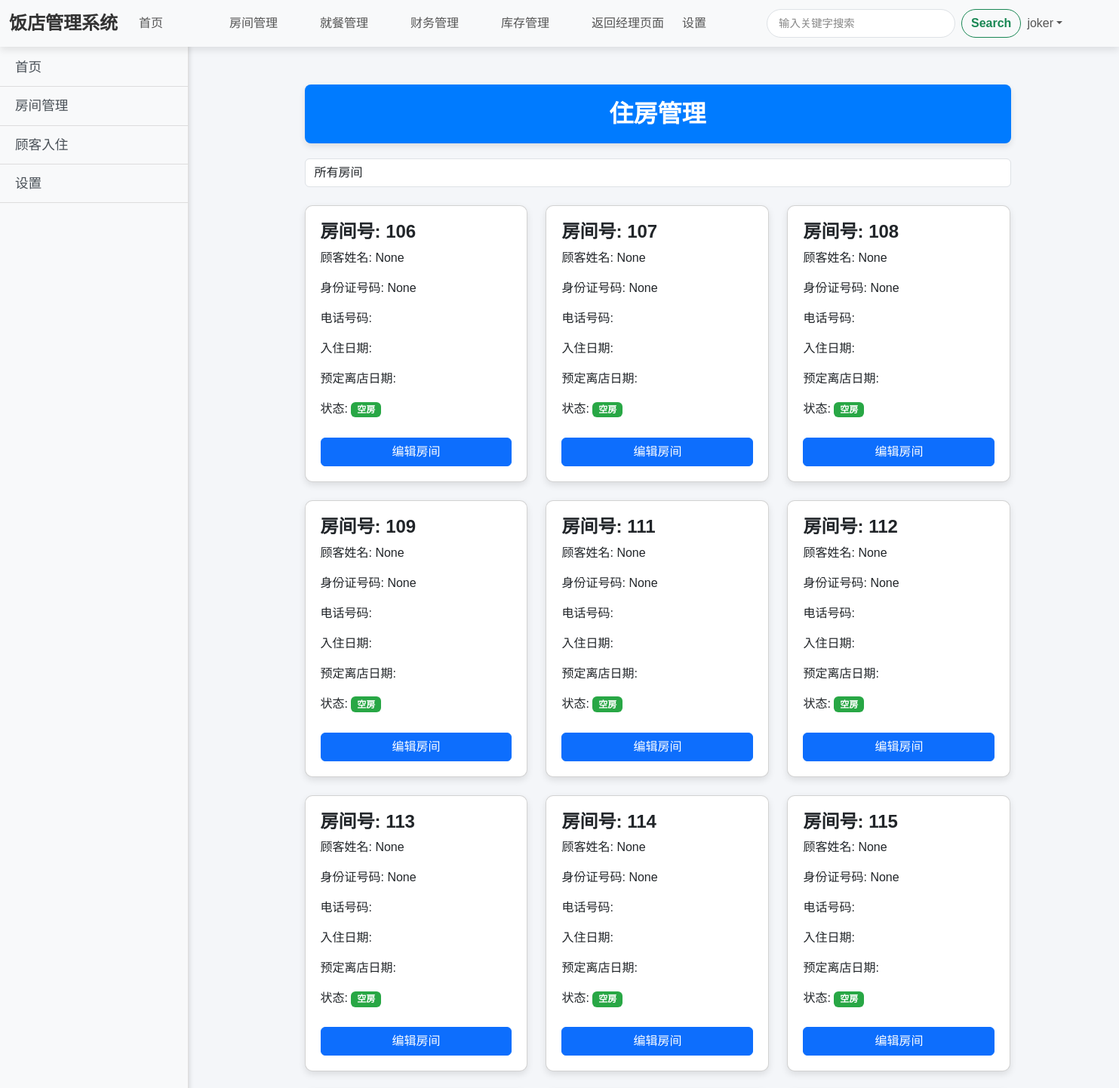
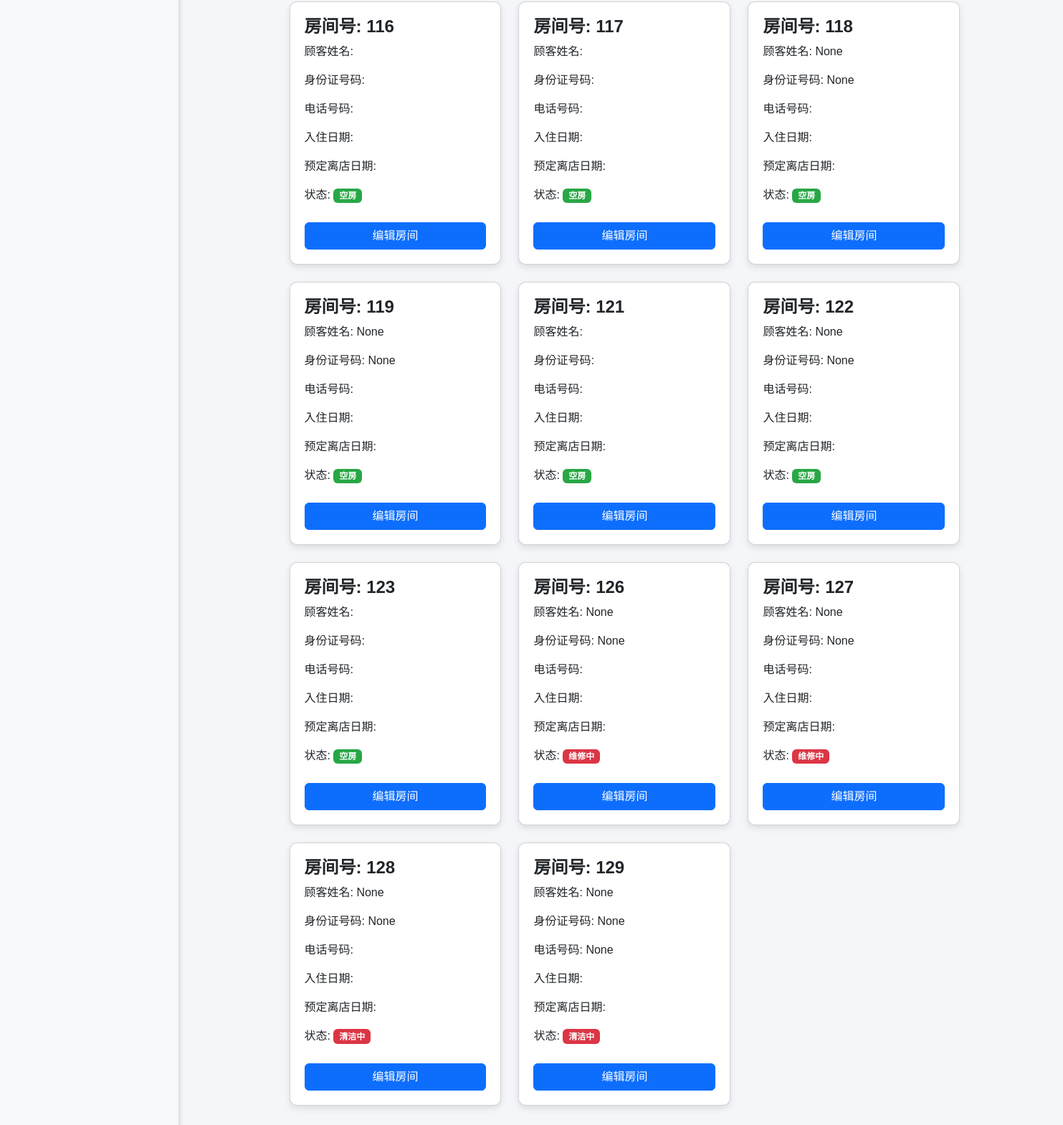
The app's page /hotel/housing_dashboard/ (signed in) with its own data (2 pictures, top to bottom).
### hotel/models.py (models this page shows, shortened)
class User(AbstractUser):
    ROLE_CHOICES = [
        ('admin', '系统管理员'),
        ('finance', '账务管理人员'),
        ('housing', '住房管理人员'),
        ('catering', '餐饮管理人员'),
        ('inventory', '库存管理人员'),
        ('manager', '总经理'),
    ]
    role = models.CharField(max_length=10, choices=ROLE_CHOICES, default='manager')

class Room(models.Model):
    VACANT = 'vacant'
    OCCUPIED = 'occupied'
    STATUS_CHOICES = [
        (VACANT, '空房'),
        (OCCUPIED, '已入住'),
        ('cleaning', '清洁中'),
        ('maintenance', '待维修'),
    ]
    name = models.CharField(null=True,blank=True,max_length=100)
    id_card = models.CharField(null=True,blank=True,max_length=18)
    phone_number = models.CharField(null=True,blank=True,max_length=15)
    check_in_date = models.DateField(null=True, blank=True)
    check_out_date = models.DateField(null=True, blank=True)
    room_number = models.CharField(max_length=10)
    status = models.CharField(max_length=100, choices=STATUS_CHOICES, default=VACANT)
    price = models.DecimalField(max_digits=10, decimal_places=2, null=True, blank=True)  # 价格字段
    paid_amount = models.DecimalField(max_digits=10, decimal_places=2, null=True, blank=True)  # 用户支付金额

### hotel/views.py (the view)
# urls.py: path('housing_dashboard/', views.housing_dashboard, name='housing_dashboard'),
@login_required
@role_required('manager','housing','admin')  # 只有角色为 housing 的用户才能访问
def housing_dashboard(request):
    if not request.user.is_authenticated:
        return redirect('login')  # 如果用户没有登录，重定向到登录页面
    is_manager = request.user.is_staff  # 假设根据 `is_staff` 判断总经理身份
    base_template = 'manage_base.html' if is_manager else 'house_base.html'
    filter_choice = request.GET.get('filter', 'all')
    if filter_choice == 'vacant':
        rooms = Room.objects.filter(status='vacant')
    elif filter_choice == 'occupied':
        rooms = Room.objects.filter(status='occupied')
    elif filter_choice == 'cleaning':
        rooms = Room.objects.filter(status='cleaning')
    elif filter_choice == 'maintenance':
        rooms = Room.objects.filter(status='maintenance')
    elif filter_choice == '99':
        rooms = Room.objects.filter(price=99)
    elif filter_choice == '199':
        rooms = Room.objects.filter(price=199)
    elif filter_choice == '399':
        rooms = Room.objects.filter(price=399)
    else:
        rooms = Room.objects.all()
    return render(
        request,
        'housing_dashboard.html',
        {'rooms': rooms,  'filter': filter_choice,'base_template': base_template}
    )

### hotel/views.py (called while the page is built)
def role_required(*roles):
    def decorator(view_func):
        @wraps(view_func)
        def _wrapped_view(request, *args, **kwargs):
            if not request.user.is_authenticated:
                messages.error(request, "请先登录。")
                return redirect('login')  # 如果未登录，重定向到登录页面
            if not any(role == request.user.role for role in roles):
                messages.error(request, f"您无权访问此页面，您需要具有以下身份之一：{', '.join(roles)}。")
                return redirect('login')  # 重定向到登录页面
            return view_func(request, *args, **kwargs)
        return _wrapped_view
    return decorator

### hotel/templates/housing_dashboard.html (shortened to what this page needs)
{% extends base_template %}
{% block content %}
<div class="container-fluid">
    <div class="sidebar">
        <h4 class="text-center">功能菜单</h4>
        <a href="{% url 'login' %}">首页</a>
        <a href="{% url 'housing_dashboard' %}">房间管理</a>
        <a href="{% url 'add_room' %}">顾客入住</a>
        <a href="#">设置</a>
    </div>
    <div class="content">
        <div class="finance-header">住房管理</div>
        <form method="get" class="mb-4">
            <div class="form-group">
                <select id="room_filter" name="filter" class="form-control" onchange="this.form.submit()">
                    <option value="all" {% if filter == 'all' %}selected{% endif %}>所有房间</option>
                </select>
            </div>
        </form>
        <div class="row">
            {% for room in rooms %}
                <div class="col-md-4 mb-4">
                    <a href="{% url 'edit_room' room.room_number %}" class="text-decoration-none text-dark">
                        <div class="card">
                            <div class="card-body">
                                <h5 class="card-title">房间号: {{ room.room_number }}</h5>
                                <p class="card-text">顾客姓名: {{ room.name }}</p>
                                <p class="card-text">身份证号码: {{ room.id_card }}</p>
                            <p class="card-text">电话号码: {{ room.phone_number }}</p>
                                <p class="card-text">入住日期: {{room.check_in_date|date:"Y年m月d日" }}</p>
                                <p class="card-text">预定离店日期: {{ room.check_out_date|date:"Y年m月d日" }}</p>
                                <p class="card-text">状态:
                                    {% if room.status == 'vacant' %}
                                        <span class="badge badge-vacant">空房</span>
                                    {% elif room.status == 'occupied' %}
                                        <span class="badge badge-occupied">已入住</span>
                                    {% elif room.status == 'cleaning' %}
                                        <span class="badge badge-occupied">清洁中</span>
                                    {% else %}
                                        <span class="badge badge-occupied">维修中</span>
                                    {% endif %}
                                </p>
                                <button class="btn btn-primary btn-edit">编辑房间</button>
                            </div>
                        </div>
                    </a>
                </div>
            {% endfor %}
        </div>
    </div>
</div>
{% endblock %}

### templates/manage_base.html (shortened to what this page needs)
<!doctype html>
<html lang="en">
<head>
    <link href="https://cdn.jsdelivr.net/npm/bootstrap@5.3.2/dist/css/bootstrap.min.css" rel="stylesheet"
>
</head>
<body>
<nav class="navbar navbar-expand-lg bg-body-tertiary sticky-top">
    <div class="container-fluid">
        <a class="navbar-brand" href="{% url 'home' %}">饭店管理系统</a>
        <div class="collapse navbar-collapse" id="navbarSupportedContent">
            <ul class="navbar-nav me-auto mb-2 mb-lg-0">
                <li class="nav-item">
                    <a class="nav-link" href="{% url 'home' %}">首页</a>
                </li>
                <li class="nav-item">
                    <a class="nav-link" href="{% url 'housing_dashboard' %}">房间管理</a>
                </li>
                <li class="nav-item">
                    <a class="nav-link" href="{% url 'catering_dashboard' %}">就餐管理</a>
                </li>
                <li class="nav-item">
                    <a class="nav-link" href="{% url 'finance_dashboard' %}">财务管理</a>
                </li>
                <li class="nav-item">
                    <a class="nav-link" href="{% url 'inventory_dashboard' %}">库存管理</a>
                </li>
                <li class="nav-item">
                    <a class="nav-link" href="{% url 'manager_dashboard' %}">返回经理页面</a>
                </li>
                <li class="nav-item">
                    <a class="nav-link" href="#">设置</a>
                </li>
            </ul>
            <div>
                <form class="d-flex" role="search" method="get" action="">
                    <input class="form-control me-2 search-form" type="search" name="q" placeholder="输入关键字搜索"
                           aria-label="Search">
                    <button class="btn btn-outline-success" type="submit">Search</button>
                </form>
            </div>
            <ul class="navbar-nav ms-auto mb-2 mb-lg-0">
                {% if request.user.is_authenticated %}
                    <li class="nav-item dropdown">
                        <a href="#" class="nav-link dropdown-toggle" role="button" data-bs-toggle="dropdown"
                           aria-expanded="false">{{ request.user.username }}</a>
                    </li>
                {% else %}
                    <li class="nav-item">
                        <a class="nav-link" href="{% url 'login' %}">登录/注册</a>
                    </li>
                {% endif %}
            </ul>
        </div>
    </div>
</nav>
<div class="container">
    {% block content %}{% endblock %}
</div>
</body>
</html>

### templates/manage_base.html (style rules this page uses)
body { font-family: 'Arial', sans-serif; background-color: #f4f6f9; margin: 0; padding: 0; }
.navbar { background-color: #ffffff; box-shadow: 0 4px 10px rgba(0, 0, 0, 0.1); transition: background-color 0.3s ease; }
.sticky-top { z-index: 1000; }
.navbar-brand { color: #333 !important; font-weight: bold; font-size: 1.5rem; }
.nav-item .nav-link { color: #555; padding: 10px 15px; border-radius: 5px; transition: background-color 0.3s ease, color 0.3s ease; }
.navbar-nav { display: flex; justify-content: space-between; width: 100%; }
.nav-item .nav-link { padding: 10px 20px; width: 120px; }
.navbar-brand { margin-right: 20px; }
.navbar-nav { align-items: center; }
.search-form { width: 300px; border-radius: 20px; padding-left: 15px; }
.search-form::placeholder { color: #888; font-size: 0.9rem; }
.search-form { width: 250px; margin-right: 55px; }
.btn-outline-success { border-radius: 20px; font-weight: bold; transition: background-color 0.3s ease; }
.navbar-nav.ms-auto { margin-left: auto; }
.container { padding: 20px; }

### hotel/templates/housing_dashboard.html (style rules this page uses)
.sidebar { position: fixed; top: 0; left: 0; height: 100%; width: 250px; margin-top: 5px; background-color: #f8f9fa; border-right: 1px solid #ddd; box-shadow: 2px 0 5px rgba(0, 0, 0, 0.1); }
.sidebar h4 { color: #495057; margin-bottom: 30px; font-size: 1.5rem; }
.sidebar a { display: block; padding: 12px 20px; color: #495057; text-decoration: none; font-size: 1.1rem; border-bottom: 1px solid #ddd; transition: background-color 0.3s; }
.content { margin-left: 260px; padding: 30px; }
.card { box-shadow: 0 4px 10px rgba(0, 0, 0, 0.1); transition: transform 0.3s ease, box-shadow 0.3s ease; border-radius: 10px; }
.card-body { padding: 20px; }
.card-title { font-size: 1.5rem; font-weight: bold; }
.card-text { font-size: 1rem; }
.btn-edit { font-size: 1rem; margin-top: 10px; width: 100%; transition: background-color 0.3s; }
.badge-vacant { background-color: #28a745; color: white; }
.badge-occupied { background-color: #dc3545; color: white; }
.finance-header { background-color: #007bff; color: white; padding: 15px; border-radius: 8px; box-shadow: 0 4px 8px rgba(0, 0, 0, 0.1); margin-bottom: 20px; font-size: 2rem; font-weight: bold; text-align: center; }

### records on screen
User: user.username "joker"
Room: room_number "106", name "None", id_card "None", status "空房"
Room: room_number "107", name "None", id_card "None", status "空房"
Room: room_number "108", name "None", id_card "None", status "空房"
Room: room_number "109", name "None", id_card "None", status "空房"
Room: room_number "111", name "None", id_card "None", status "空房"
Room: room_number "112", name "None", id_card "None", status "空房"
Room: room_number "113", name "None", id_card "None", status "空房"
Room: room_number "114", name "None", id_card "None", status "空房"
Room: room_number "115", name "None", id_card "None", status "空房"
Room: room_number "116", status "空房"
Room: room_number "117", status "空房"
Room: room_number "118", name "None", id_card "None", status "空房"
Room: room_number "119", name "None", id_card "None", status "空房"
Room: room_number "121", status "空房"
Room: room_number "122", name "None", id_card "None", status "空房"
Room: room_number "123", status "空房"
Room: room_number "126", name "None", id_card "None", status "维修中"
Room: room_number "127", name "None", id_card "None", status "维修中"
Room: room_number "128", name "None", id_card "None", status "清洁中"
Room: room_number "129", name "None", id_card "None", phone_number "None", status "清洁中"
